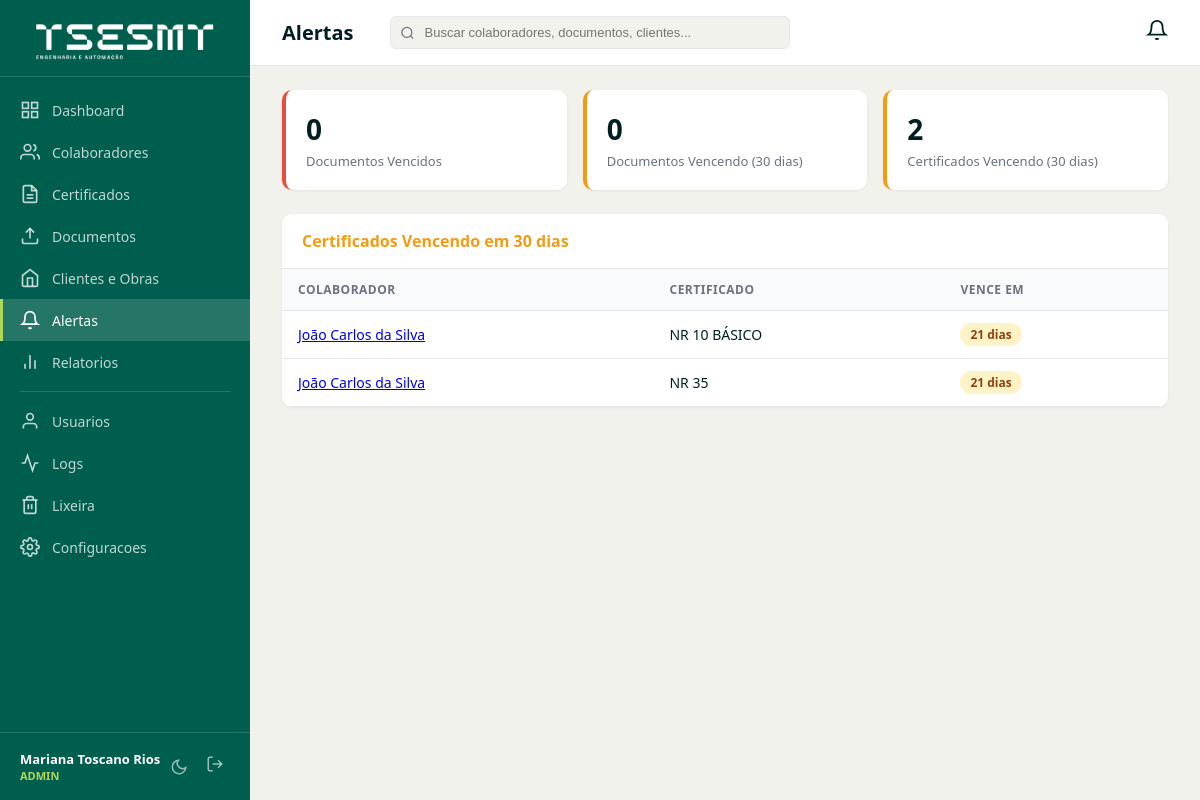
The app's page /alertas (signed in) with its own data.
### tables this page shows
CREATE TABLE IF NOT EXISTS certificados (
    id INT AUTO_INCREMENT PRIMARY KEY,
    colaborador_id INT NOT NULL,
    tipo_certificado_id INT NOT NULL,
    data_realizacao DATE NOT NULL,
    data_emissao DATE NOT NULL,
    data_validade DATE NOT NULL,
    status ENUM('vigente','vencido','proximo_vencimento') NOT NULL DEFAULT 'vigente',
    criado_por INT NULL,
    criado_em DATETIME NOT NULL DEFAULT CURRENT_TIMESTAMP,
    atualizado_em DATETIME NOT NULL DEFAULT CURRENT_TIMESTAMP ON UPDATE CURRENT_TIMESTAMP,
     
    excluido_em DATETIME NULL,
    FOREIGN KEY (colaborador_id) REFERENCES colaboradores(id) ON DELETE CASCADE,
    FOREIGN KEY (tipo_certificado_id) REFERENCES tipos_certificado(id) ON DELETE RESTRICT,
    FOREIGN KEY (criado_por) REFERENCES usuarios(id) ON DELETE SET NULL,
    INDEX idx_colaborador (colaborador_id),
    INDEX idx_tipo (tipo_certificado_id),
    INDEX idx_validade (data_validade),
    INDEX idx_status (status),
    INDEX idx_excluido_em (excluido_em)
);

CREATE TABLE IF NOT EXISTS colaboradores (
    id INT AUTO_INCREMENT PRIMARY KEY,
    nome_completo VARCHAR(200) NOT NULL,
    cpf_encrypted VARCHAR(255) NULL,
    cpf_hash VARCHAR(64) NULL UNIQUE,
    data_nascimento DATE NULL,
    telefone VARCHAR(20) NULL,
    email VARCHAR(150) NULL,
    matricula VARCHAR(50) NULL,
    cargo VARCHAR(100) NULL,
    funcao VARCHAR(100) NULL,
    setor VARCHAR(100) NULL,
    cliente_id INT NULL,
    obra_id INT NULL,
    data_admissao DATE NULL,
    data_demissao DATE NULL,
    status ENUM('ativo','inativo','afastado') NOT NULL DEFAULT 'ativo',
    unidade VARCHAR(100) NULL,
     
    excluido_em DATETIME NULL,
    criado_em DATETIME NOT NULL DEFAULT CURRENT_TIMESTAMP,
    atualizado_em DATETIME NOT NULL DEFAULT CURRENT_TIMESTAMP ON UPDATE CURRENT_TIMESTAMP,
    FOREIGN KEY (cliente_id) REFERENCES clientes(id) ON DELETE SET NULL,
    FOREIGN KEY (obra_id) REFERENCES obras(id) ON DELETE SET NULL,
    INDEX idx_nome (nome_completo),
    INDEX idx_status (status),
    INDEX idx_cliente (cliente_id),
    INDEX idx_obra (obra_id),
    INDEX idx_cpf_hash (cpf_hash),
    INDEX idx_excluido_em (excluido_em)
);

CREATE TABLE IF NOT EXISTS tipos_certificado (
    id INT AUTO_INCREMENT PRIMARY KEY,
    codigo VARCHAR(50) NOT NULL UNIQUE,
    titulo VARCHAR(500) NOT NULL,
    duracao VARCHAR(20) NOT NULL DEFAULT '8h',
    validade_meses INT NOT NULL DEFAULT 12,
    tem_anuencia TINYINT(1) NOT NULL DEFAULT 0,
    tem_diego TINYINT(1) NOT NULL DEFAULT 0,
    conteudo_no_verso TINYINT(1) NOT NULL DEFAULT 0,
    conteudo_programatico TEXT NULL,
    ativo TINYINT(1) NOT NULL DEFAULT 1,
    criado_em DATETIME NOT NULL DEFAULT CURRENT_TIMESTAMP,
    atualizado_em DATETIME NOT NULL DEFAULT CURRENT_TIMESTAMP ON UPDATE CURRENT_TIMESTAMP,
    INDEX idx_codigo (codigo)
);

### app/Views/alertas/index.php (the view, shortened to what the rows shown need)
<div class="cards-row">
    <div class="card-stat danger">
        <div class="card-stat-value"><?= count($docs_vencidos) ?></div>
        <div class="card-stat-label">Documentos Vencidos</div>
    </div>
    <div class="card-stat warning">
        <div class="card-stat-value"><?= count($docs_expiring) ?></div>
        <div class="card-stat-label">Documentos Vencendo (30 dias)</div>
    </div>
    <div class="card-stat warning">
        <div class="card-stat-value"><?= count($certs_expiring) ?></div>
        <div class="card-stat-label">Certificados Vencendo (30 dias)</div>
    </div>
</div>
<?php if (!empty($certs_expiring)): ?>
<div class="table-container">
    <div class="table-header">
        <span class="table-title" style="color:var(--c-warning);">Certificados Vencendo em 30 dias</span>
    </div>
    <table>
        <thead><tr><th>Colaborador</th><th>Certificado</th><th>Vence em</th></tr></thead>
        <tbody>
        <?php foreach ($certs_expiring as $c): ?>
        <tr>
            <td><a href="/colaboradores/<?= $c['colaborador_id'] ?>"><?= htmlspecialchars($c['nome_completo']) ?></a></td>
            <td><?= htmlspecialchars($c['codigo']) ?></td>
            <td><span class="badge badge-proximo"><?= $c['dias_restantes'] ?> dias</span></td>
        </tr>
        <?php endforeach; ?>
        </tbody>
    </table>
</div>
<?php endif; ?>

### app/Core/Router.php (shortened to what the rows shown need)
<?php
class Router
{
    private array $routes = [];
    private function addRoute(string $method, string $path, array $handler, array $middleware): void
    {
        $pattern = preg_replace('/\{(\w+)\}/', '(?P<$1>[^/]+)', $path);
        $pattern = '#^' . $pattern . '$#';
        $this->routes[] = [
            'method'     => $method,
            'pattern'    => $pattern,
            'handler'    => $handler,
            'middleware'  => $middleware,
        ];
    }
    public function dispatch(): void
    {
        $method = $_SERVER['REQUEST_METHOD'];
        $uri = parse_url($_SERVER['REQUEST_URI'], PHP_URL_PATH);
        $uri = rtrim($uri, '/') ?: '/';
        foreach ($this->routes as $route) {
            if ($route['method'] !== $method) {
                continue;
            }
            if (preg_match($route['pattern'], $uri, $matches)) {
                $params = array_filter($matches, 'is_string', ARRAY_FILTER_USE_KEY);
                [$controllerName, $action] = $route['handler'];
                $controller = new $controllerClass();
                call_user_func_array([$controller, $action], array_values($params));
                return;
            }
        }
    }
}

### records on screen
certificados: colaborador.nome_completo "João Carlos da Silva", tipo_certificado.codigo "NR 10 BÁSICO", dias_restantes "21"
certificados: colaborador.nome_completo "João Carlos da Silva", tipo_certificado.codigo "NR 35", dias_restantes "21"
